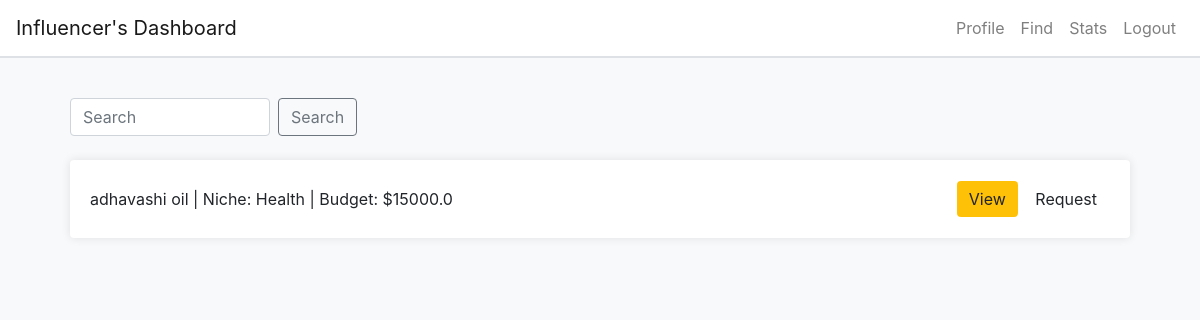
The page /influencer_find (signed in) on the database as committed earlier.
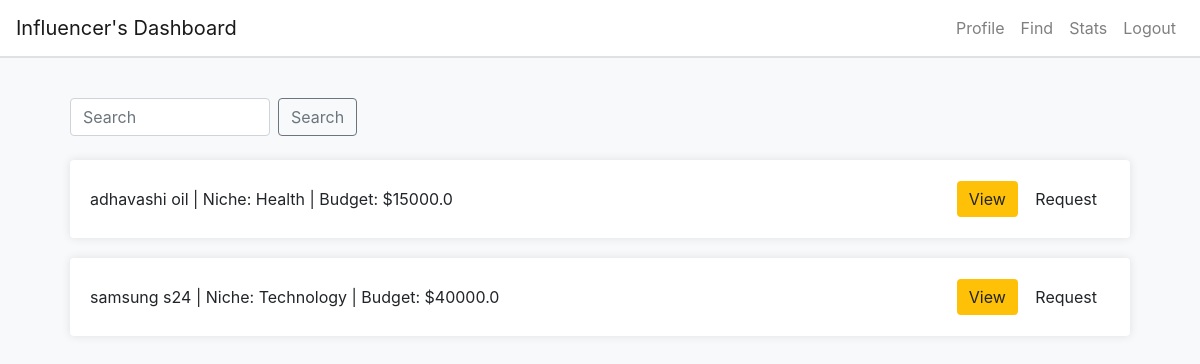
The same page on the database as committed later.
### app.py (models this page shows, shortened)
class Campaign(db.Model):
    id = db.Column(db.Integer, primary_key=True)
    title = db.Column(db.String(100), nullable=False)
    description = db.Column(db.Text, nullable=False)
    image = db.Column(db.String(200), nullable=True)
    niche = db.Column(db.String(50), nullable=False)
    budget = db.Column(db.Float, nullable=False)
    is_public = db.Column(db.Boolean, nullable=False, default=True)
    start_date = db.Column(db.DateTime, nullable=False)
    end_date = db.Column(db.DateTime, nullable=False)
    is_flagged = db.Column(db.Boolean, default=False)
    influencer_id = db.Column(db.Integer, db.ForeignKey('influencers.id'))
    influencer = db.relationship('Influencer', back_populates='campaigns')
    sponsor_id = db.Column(db.Integer, db.ForeignKey('sponsors.id'), nullable=False)
    ad_requests = db.relationship('AdRequest', back_populates='campaign', cascade='all, delete-orphan')
    sponsor = db.relationship('Sponsor', backref='campaigns')

### app.py (the view)
@app.route('/influencer_find')
def influencer_find():
    if 'user_id' not in session or session.get('user_role') != 'influencer':
        flash('You need to log in first.', 'warning')
        return redirect(url_for('login'))
    user_role = session.get('user_role')
    search_query = request.args.get('search')
    if search_query:
        campaigns = Campaign.query.filter( Campaign.is_public == True,Campaign.title.ilike(f'%{search_query}%')).all()
    else:
        campaigns = Campaign.query.filter( Campaign.is_public == True).all()
    return render_template('influencer_find.html', campaigns=campaigns, user_role=user_role)

### templates/influencer_find.html (shortened to what this page needs)
{% extends "base.html" %} {% block title %}Find{% endblock %} {% block content
%}
<div class="dashboard">
  <div class="d-flex justify-content-between align-items-center mb-4">
    <form
      action="{{ url_for('influencer_find') }}"
      method="get"
      class="form-inline"
    >
      <input
        type="text"
        class="form-control"
        name="search"
        placeholder="Search"
        style="width: 200px"
      />
      <button type="submit" class="btn btn-outline-secondary ml-2">
        Search
      </button>
    </form>
  </div>
  {% for campaign in campaigns %}
  <div class="card">
    <div class="card-body d-flex justify-content-between align-items-center">
      <span
        >{{ campaign.title }} | Niche: {{ campaign.niche }} | Budget: ${{
        campaign.budget }}</span
      >
      <div>
        <a
          href="{{ url_for('view_campaign', campaign_id=campaign.id) }}"
          class="btn btn-view"
          >View</a
        >
        <form
          action="{{ url_for('request_campaign', campaign_id=campaign.id) }}"
          method="post"
          class="d-inline"
        >
          <button type="submit" class="btn btn-request">Request</button>
        </form>
      </div>
    </div>
  </div>
  {% endfor %}
</div>
{% endblock %}

Rows that differ between the two databases and show on the page:
added Campaign: title "samsung s24", niche "Technology", budget "40000.0"
